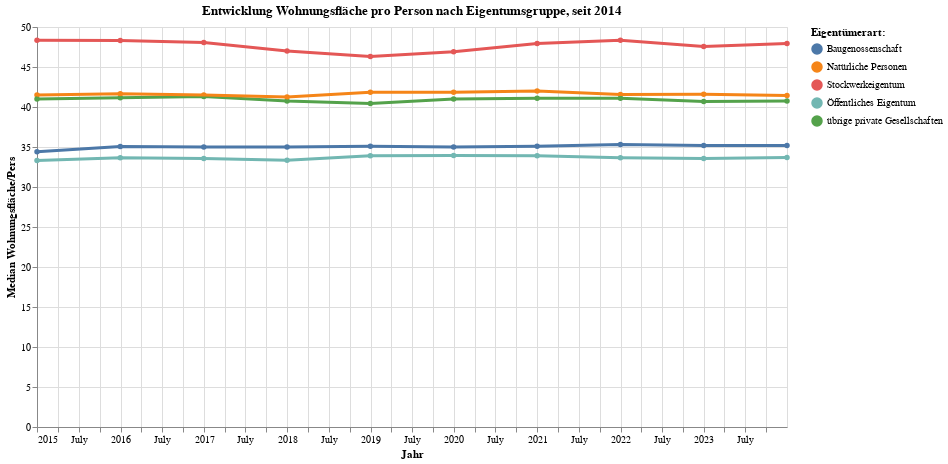

Notebook cell for this chart:
### Code cell
grafik4 = mypy_dv.plot_altair_multiline_highlight(
    data = myAgg4.reset_index()
    , x = 'StichtagDatJahr:T'
    , y = 'med_WFP:Q'
    , myTitle = "Entwicklung Wohnungsfläche pro Person nach Eigentumsgruppe, seit "+str(data2betested.index.year.min())
    , x_beschriftung = 'Jahr'
    , y_beschriftung = 'Median Wohnungsfläche/Pers'
    , warning_status  = "ignore"
    , category='EIG_LANG'
    , category_beschriftung='Eigentümerart:'
)
grafik4

### Figure 1 — Vega-Lite specification as saved in the notebook (floating-point values rounded to 4 significant figures)
{"config": {"view": {"continuousWidth": 300, "continuousHeight": 300}}, "layer": [{"mark": {"type": "circle"}, "encoding": {"color": {"field": "EIG_LANG", "legend": {"orient": "right", "title": "Eigentümerart:"}, "type": "nominal"}, "opacity": {"value": 1.3}, "tooltip": [{"field": "StichtagDatJahr", "type": "temporal"}, {"field": "EIG_LANG", "type": "nominal"}, {"field": "med_WFP", "type": "quantitative"}], "x": {"axis": {"title": "Jahr"}, "field": "StichtagDatJahr", "type": "temporal"}, "y": {"axis": {"title": "Median Wohnungsfläche/Pers"}, "field": "med_WFP", "type": "quantitative"}}, "name": "view_8", "title": "Entwicklung Wohnungsfläche pro Person nach Eigentumsgruppe, seit 2014"}, {"mark": {"type": "line"}, "encoding": {"color": {"field": "EIG_LANG", "legend": {"orient": "right", "title": "Eigentümerart:"}, "type": "nominal"}, "size": {"condition": {"test": {"not": {"param": "param_8"}}, "value": 1.2}, "value": 3}, "tooltip": [{"field": "StichtagDatJahr", "type": "temporal"}, {"field": "EIG_LANG", "type": "nominal"}, {"field": "med_WFP", "type": "quantitative"}], "x": {"axis": {"title": "Jahr"}, "field": "StichtagDatJahr", "type": "temporal"}, "y": {"axis": {"title": "Median Wohnungsfläche/Pers"}, "field": "med_WFP", "type": "quantitative"}}, "title": "Entwicklung Wohnungsfläche pro Person nach Eigentumsgruppe, seit 2014"}], "data": {"name": "data-6d26a79b908ab146792a42e226f3b1b3"}, "height": 400, "params": [{"name": "param_8", "select": {"type": "point", "fields": ["EIG_LANG"], "nearest": true, "on": "pointerover"}, "views": ["view_8"]}], "width": 750, "$schema": "https://vega.github.io/schema/vega-lite/v5.8.0.json", "datasets": {"data-6d26a79b908ab146792a42e226f3b1b3": [{"StichtagDatJahr": "2023-12-31T00:00:00", "StichtagDatJahr_str": "2023-12-31", "Jahr": 2023, "EIG_LANG": "übrige private Gesellschaften", "EIG_CODE": "EIG1531", "sum_BEW_GGH8109": 131200.0, "sum_WHG_GGH8109": 69350.0, "sum_BEW_WHF_GGH8109": 5215000.0, "med_WFP": 40.75, "med_PPW": 1.9}, {"StichtagDatJahr": "2023-12-31T00:00:00", "StichtagDatJahr_str": "2023-12-31", "Jahr": 2023, "EIG_LANG": "Öffentliches Eigentum", "EIG_CODE": "EIG2000", "sum_BEW_GGH8109": 34350.0, "sum_WHG_GGH8109": 15060.0, "sum_BEW_WHF_GGH8109": 1104000.0, "med_WFP": 33.7, "med_PPW": 2.3}, {"StichtagDatJahr": "2023-12-31T00:00:00", "StichtagDatJahr_str": "2023-12-31", "Jahr": 2023, "EIG_LANG": "Stockwerkeigentum", "EIG_CODE": "EIG1204", "sum_BEW_GGH8109": 42470.0, "sum_WHG_GGH8109": 20240.0, "sum_BEW_WHF_GGH8109": 2032000.0, "med_WFP": 47.95, "med_PPW": 2.0}, {"StichtagDatJahr": "2023-12-31T00:00:00", "StichtagDatJahr_str": "2023-12-31", "Jahr": 2023, "EIG_LANG": "Natürliche Personen", "EIG_CODE": "EIG1100", "sum_BEW_GGH8109": 131300.0, "sum_WHG_GGH8109": 68210.0, "sum_BEW_WHF_GGH8109": 5465000.0, "med_WFP": 41.45, "med_PPW": 1.9}, {"StichtagDatJahr": "2023-12-31T00:00:00", "StichtagDatJahr_str": "2023-12-31", "Jahr": 2023, "EIG_LANG": "Baugenossenschaft", "EIG_CODE": "EIG1301", "sum_BEW_GGH8109": 90480.0, "sum_WHG_GGH8109": 40260.0, "sum_BEW_WHF_GGH8109": 3172000.0, "med_WFP": 35.2, "med_PPW": 2.2}, {"StichtagDatJahr": "2022-12-31T00:00:00", "StichtagDatJahr_str": "2022-12-31", "Jahr": 2022, "EIG_LANG": "übrige private Gesellschaften", "EIG_CODE": "EIG1531", "sum_BEW_GGH8109": 127600.0, "sum_WHG_GGH8109": 67490.0, "sum_BEW_WHF_GGH8109": 5081000.0, "med_WFP": 40.7, "med_PPW": 1.9}, {"StichtagDatJahr": "2022-12-31T00:00:00", "StichtagDatJahr_str": "2022-12-31", "Jahr": 2022, "EIG_LANG": "Öffentliches Eigentum", "EIG_CODE": "EIG2000", "sum_BEW_GGH8109": 32960.0, "sum_WHG_GGH8109": 14540.0, "sum_BEW_WHF_GGH8109": 1061000.0, "med_WFP": 33.55, "med_PPW": 2.3}, {"StichtagDatJahr": "2022-12-31T00:00:00", "StichtagDatJahr_str": "2022-12-31", "Jahr": 2022, "EIG_LANG": "Stockwerkeigentum", "EIG_CODE": "EIG1204", "sum_BEW_GGH8109": 41580.0, "sum_WHG_GGH8109": 19860.0, "sum_BEW_WHF_GGH8109": 1999000.0, "med_WFP": 47.55, "med_PPW": 2.0}, {"StichtagDatJahr": "2022-12-31T00:00:00", "StichtagDatJahr_str": "2022-12-31", "Jahr": 2022, "EIG_LANG": "Natürliche Personen", "EIG_CODE": "EIG1100", "sum_BEW_GGH8109": 133200.0, "sum_WHG_GGH8109": 69340.0, "sum_BEW_WHF_GGH8109": 5533000.0, "med_WFP": 41.6, "med_PPW": 1.9}, {"StichtagDatJahr": "2022-12-31T00:00:00", "StichtagDatJahr_str": "2022-12-31", "Jahr": 2022, "EIG_LANG": "Baugenossenschaft", "EIG_CODE": "EIG1301", "sum_BEW_GGH8109": 89460.0, "sum_WHG_GGH8109": 39970.0, "sum_BEW_WHF_GGH8109": 3146000.0, "med_WFP": 35.2, "med_PPW": 2.2}, {"StichtagDatJahr": "2021-12-31T00:00:00", "StichtagDatJahr_str": "2021-12-31", "Jahr": 2021, "EIG_LANG": "Stockwerkeigentum", "EIG_CODE": "EIG1204", "sum_BEW_GGH8109": 40700.0, "sum_WHG_GGH8109": 19620.0, "sum_BEW_WHF_GGH8109": 1970000.0, "med_WFP": 48.35, "med_PPW": 2.0}, {"StichtagDatJahr": "2021-12-31T00:00:00", "StichtagDatJahr_str": "2021-12-31", "Jahr": 2021, "EIG_LANG": "Baugenossenschaft", "EIG_CODE": "EIG1301", "sum_BEW_GGH8109": 89180.0, "sum_WHG_GGH8109": 40040.0, "sum_BEW_WHF_GGH8109": 3142000.0, "med_WFP": 35.3, "med_PPW": 2.2}, {"StichtagDatJahr": "2021-12-31T00:00:00", "StichtagDatJahr_str": "2021-12-31", "Jahr": 2021, "EIG_LANG": "Natürliche Personen", "EIG_CODE": "EIG1100", "sum_BEW_GGH8109": 133200.0, "sum_WHG_GGH8109": 69700.0, "sum_BEW_WHF_GGH8109": 5560000.0, "med_WFP": 41.55, "med_PPW": 1.9}, {"StichtagDatJahr": "2021-12-31T00:00:00", "StichtagDatJahr_str": "2021-12-31", "Jahr": 2021, "EIG_LANG": "Öffentliches Eigentum", "EIG_CODE": "EIG2000", "sum_BEW_GGH8109": 32470.0, "sum_WHG_GGH8109": 14420.0, "sum_BEW_WHF_GGH8109": 1050000.0, "med_WFP": 33.65, "med_PPW": 2.2}, {"StichtagDatJahr": "2021-12-31T00:00:00", "StichtagDatJahr_str": "2021-12-31", "Jahr": 2021, "EIG_LANG": "übrige private Gesellschaften", "EIG_CODE": "EIG1531", "sum_BEW_GGH8109": 123000.0, "sum_WHG_GGH8109": 65140.0, "sum_BEW_WHF_GGH8109": 4924000.0, "med_WFP": 41.1, "med_PPW": 1.9}, {"StichtagDatJahr": "2020-12-31T00:00:00", "StichtagDatJahr_str": "2020-12-31", "Jahr": 2020, "EIG_LANG": "übrige private Gesellschaften", "EIG_CODE": "EIG1531", "sum_BEW_GGH8109": 119600.0, "sum_WHG_GGH8109": 63340.0, "sum_BEW_WHF_GGH8109": 4793000.0, "med_WFP": 41.1, "med_PPW": 1.9}, {"StichtagDatJahr": "2020-12-31T00:00:00", "StichtagDatJahr_str": "2020-12-31", "Jahr": 2020, "EIG_LANG": "Öffentliches Eigentum", "EIG_CODE": "EIG2000", "sum_BEW_GGH8109": 32030.0, "sum_WHG_GGH8109": 14140.0, "sum_BEW_WHF_GGH8109": 1030000.0, "med_WFP": 33.9, "med_PPW": 2.2}, {"StichtagDatJahr": "2020-12-31T00:00:00", "StichtagDatJahr_str": "2020-12-31", "Jahr": 2020, "EIG_LANG": "Stockwerkeigentum", "EIG_CODE": "EIG1204", "sum_BEW_GGH8109": 39740.0, "sum_WHG_GGH8109": 19070.0, "sum_BEW_WHF_GGH8109": 1917000.0, "med_WFP": 47.95, "med_PPW": 2.0}, {"StichtagDatJahr": "2020-12-31T00:00:00", "StichtagDatJahr_str": "2020-12-31", "Jahr": 2020, "EIG_LANG": "Natürliche Personen", "EIG_CODE": "EIG1100", "sum_BEW_GGH8109": 135500.0, "sum_WHG_GGH8109": 70730.0, "sum_BEW_WHF_GGH8109": 5629000.0, "med_WFP": 42.0, "med_PPW": 1.9}, {"StichtagDatJahr": "2020-12-31T00:00:00", "StichtagDatJahr_str": "2020-12-31", "Jahr": 2020, "EIG_LANG": "Baugenossenschaft", "EIG_CODE": "EIG1301", "sum_BEW_GGH8109": 89470.0, "sum_WHG_GGH8109": 40100.0, "sum_BEW_WHF_GGH8109": 3136000.0, "med_WFP": 35.1, "med_PPW": 2.2}, {"StichtagDatJahr": "2019-12-31T00:00:00", "StichtagDatJahr_str": "2019-12-31", "Jahr": 2019, "EIG_LANG": "Natürliche Personen", "EIG_CODE": "EIG1100", "sum_BEW_GGH8109": 137300.0, "sum_WHG_GGH8109": 71390.0, "sum_BEW_WHF_GGH8109": 5674000.0, "med_WFP": 41.85, "med_PPW": 1.9}, {"StichtagDatJahr": "2019-12-31T00:00:00", "StichtagDatJahr_str": "2019-12-31", "Jahr": 2019, "EIG_LANG": "übrige private Gesellschaften", "EIG_CODE": "EIG1531", "sum_BEW_GGH8109": 117400.0, "sum_WHG_GGH8109": 62010.0, "sum_BEW_WHF_GGH8109": 4669000.0, "med_WFP": 41.0, "med_PPW": 1.9}, {"StichtagDatJahr": "2019-12-31T00:00:00", "StichtagDatJahr_str": "2019-12-31", "Jahr": 2019, "EIG_LANG": "Öffentliches Eigentum", "EIG_CODE": "EIG2000", "sum_BEW_GGH8109": 31910.0, "sum_WHG_GGH8109": 14020.0, "sum_BEW_WHF_GGH8109": 1020000.0, "med_WFP": 33.95, "med_PPW": 2.2}, {"StichtagDatJahr": "2019-12-31T00:00:00", "StichtagDatJahr_str": "2019-12-31", "Jahr": 2019, "EIG_LANG": "Stockwerkeigentum", "EIG_CODE": "EIG1204", "sum_BEW_GGH8109": 39410.0, "sum_WHG_GGH8109": 18790.0, "sum_BEW_WHF_GGH8109": 1885000.0, "med_WFP": 46.9, "med_PPW": 2.05}, {"StichtagDatJahr": "2019-12-31T00:00:00", "StichtagDatJahr_str": "2019-12-31", "Jahr": 2019, "EIG_LANG": "Baugenossenschaft", "EIG_CODE": "EIG1301", "sum_BEW_GGH8109": 88580.0, "sum_WHG_GGH8109": 39720.0, "sum_BEW_WHF_GGH8109": 3098000.0, "med_WFP": 35.0, "med_PPW": 2.2}, {"StichtagDatJahr": "2018-12-31T00:00:00", "StichtagDatJahr_str": "2018-12-31", "Jahr": 2018, "EIG_LANG": "Öffentliches Eigentum", "EIG_CODE": "EIG2000", "sum_BEW_GGH8109": 31090.0, "sum_WHG_GGH8109": 13590.0, "sum_BEW_WHF_GGH8109": 986900.0, "med_WFP": 33.9, "med_PPW": 2.2}, {"StichtagDatJahr": "2018-12-31T00:00:00", "StichtagDatJahr_str": "2018-12-31", "Jahr": 2018, "EIG_LANG": "Stockwerkeigentum", "EIG_CODE": "EIG1204", "sum_BEW_GGH8109": 38740.0, "sum_WHG_GGH8109": 18140.0, "sum_BEW_WHF_GGH8109": 1822000.0, "med_WFP": 46.3, "med_PPW": 2.1}, {"StichtagDatJahr": "2018-12-31T00:00:00", "StichtagDatJahr_str": "2018-12-31", "Jahr": 2018, "EIG_LANG": "Natürliche Personen", "EIG_CODE": "EIG1100", "sum_BEW_GGH8109": 138200.0, "sum_WHG_GGH8109": 71160.0, "sum_BEW_WHF_GGH8109": 5655000.0, "med_WFP": 41.85, "med_PPW": 2.0}, {"StichtagDatJahr": "2018-12-31T00:00:00", "StichtagDatJahr_str": "2018-12-31", "Jahr": 2018, "EIG_LANG": "Baugenossenschaft", "EIG_CODE": "EIG1301", "sum_BEW_GGH8109": 86690.0, "sum_WHG_GGH8109": 38760.0, "sum_BEW_WHF_GGH8109": 3017000.0, "med_WFP": 35.1, "med_PPW": 2.2}, {"StichtagDatJahr": "2018-12-31T00:00:00", "StichtagDatJahr_str": "2018-12-31", "Jahr": 2018, "EIG_LANG": "übrige private Gesellschaften", "EIG_CODE": "EIG1531", "sum_BEW_GGH8109": 114100.0, "sum_WHG_GGH8109": 59910.0, "sum_BEW_WHF_GGH8109": 4515000.0, "med_WFP": 40.45, "med_PPW": 1.9}, {"StichtagDatJahr": "2017-12-31T00:00:00", "StichtagDatJahr_str": "2017-12-31", "Jahr": 2017, "EIG_LANG": "übrige private Gesellschaften", "EIG_CODE": "EIG1531", "sum_BEW_GGH8109": 110800.0, "sum_WHG_GGH8109": 58280.0, "sum_BEW_WHF_GGH8109": 4383000.0, "med_WFP": 40.75, "med_PPW": 1.9}, {"StichtagDatJahr": "2017-12-31T00:00:00", "StichtagDatJahr_str": "2017-12-31", "Jahr": 2017, "EIG_LANG": "Öffentliches Eigentum", "EIG_CODE": "EIG2000", "sum_BEW_GGH8109": 30480.0, "sum_WHG_GGH8109": 13300.0, "sum_BEW_WHF_GGH8109": 965300.0, "med_WFP": 33.35, "med_PPW": 2.3}, {"StichtagDatJahr": "2017-12-31T00:00:00", "StichtagDatJahr_str": "2017-12-31", "Jahr": 2017, "EIG_LANG": "Stockwerkeigentum", "EIG_CODE": "EIG1204", "sum_BEW_GGH8109": 37660.0, "sum_WHG_GGH8109": 17730.0, "sum_BEW_WHF_GGH8109": 1779000.0, "med_WFP": 47.0, "med_PPW": 2.1}, {"StichtagDatJahr": "2017-12-31T00:00:00", "StichtagDatJahr_str": "2017-12-31", "Jahr": 2017, "EIG_LANG": "Natürliche Personen", "EIG_CODE": "EIG1100", "sum_BEW_GGH8109": 138700.0, "sum_WHG_GGH8109": 71500.0, "sum_BEW_WHF_GGH8109": 5674000.0, "med_WFP": 41.25, "med_PPW": 2.0}, {"StichtagDatJahr": "2017-12-31T00:00:00", "StichtagDatJahr_str": "2017-12-31", "Jahr": 2017, "EIG_LANG": "Baugenossenschaft", "EIG_CODE": "EIG1301", "sum_BEW_GGH8109": 85130.0, "sum_WHG_GGH8109": 38110.0, "sum_BEW_WHF_GGH8109": 2956000.0, "med_WFP": 35.0, "med_PPW": 2.1}, {"StichtagDatJahr": "2016-12-31T00:00:00", "StichtagDatJahr_str": "2016-12-31", "Jahr": 2016, "EIG_LANG": "Öffentliches Eigentum", "EIG_CODE": "EIG2000", "sum_BEW_GGH8109": 30170.0, "sum_WHG_GGH8109": 13220.0, "sum_BEW_WHF_GGH8109": 957500.0, "med_WFP": 33.55, "med_PPW": 2.25}, {"StichtagDatJahr": "2016-12-31T00:00:00", "StichtagDatJahr_str": "2016-12-31", "Jahr": 2016, "EIG_LANG": "Natürliche Personen", "EIG_CODE": "EIG1100", "sum_BEW_GGH8109": 140700.0, "sum_WHG_GGH8109": 73060.0, "sum_BEW_WHF_GGH8109": 5761000.0, "med_WFP": 41.5, "med_PPW": 1.95}, {"StichtagDatJahr": "2016-12-31T00:00:00", "StichtagDatJahr_str": "2016-12-31", "Jahr": 2016, "EIG_LANG": "Baugenossenschaft", "EIG_CODE": "EIG1301", "sum_BEW_GGH8109": 83140.0, "sum_WHG_GGH8109": 37350.0, "sum_BEW_WHF_GGH8109": 2876000.0, "med_WFP": 35.0, "med_PPW": 2.1}, {"StichtagDatJahr": "2016-12-31T00:00:00", "StichtagDatJahr_str": "2016-12-31", "Jahr": 2016, "EIG_LANG": "übrige private Gesellschaften", "EIG_CODE": "EIG1531", "sum_BEW_GGH8109": 105000.0, "sum_WHG_GGH8109": 55630.0, "sum_BEW_WHF_GGH8109": 4186000.0, "med_WFP": 41.3, "med_PPW": 1.9}, {"StichtagDatJahr": "2016-12-31T00:00:00", "StichtagDatJahr_str": "2016-12-31", "Jahr": 2016, "EIG_LANG": "Stockwerkeigentum", "EIG_CODE": "EIG1204", "sum_BEW_GGH8109": 36600.0, "sum_WHG_GGH8109": 17360.0, "sum_BEW_WHF_GGH8109": 1735000.0, "med_WFP": 48.05, "med_PPW": 2.1}, {"StichtagDatJahr": "2015-12-31T00:00:00", "StichtagDatJahr_str": "2015-12-31", "Jahr": 2015, "EIG_LANG": "übrige private Gesellschaften", "EIG_CODE": "EIG1531", "sum_BEW_GGH8109": 99930.0, "sum_WHG_GGH8109": 52980.0, "sum_BEW_WHF_GGH8109": 3974000.0, "med_WFP": 41.15, "med_PPW": 1.9}, {"StichtagDatJahr": "2015-12-31T00:00:00", "StichtagDatJahr_str": "2015-12-31", "Jahr": 2015, "EIG_LANG": "Öffentliches Eigentum", "EIG_CODE": "EIG2000", "sum_BEW_GGH8109": 29840.0, "sum_WHG_GGH8109": 13030.0, "sum_BEW_WHF_GGH8109": 941200.0, "med_WFP": 33.65, "med_PPW": 2.3}, {"StichtagDatJahr": "2015-12-31T00:00:00", "StichtagDatJahr_str": "2015-12-31", "Jahr": 2015, "EIG_LANG": "Stockwerkeigentum", "EIG_CODE": "EIG1204", "sum_BEW_GGH8109": 35370.0, "sum_WHG_GGH8109": 16920.0, "sum_BEW_WHF_GGH8109": 1686000.0, "med_WFP": 48.3, "med_PPW": 2.0}, {"StichtagDatJahr": "2015-12-31T00:00:00", "StichtagDatJahr_str": "2015-12-31", "Jahr": 2015, "EIG_LANG": "Natürliche Personen", "EIG_CODE": "EIG1100", "sum_BEW_GGH8109": 142200.0, "sum_WHG_GGH8109": 73480.0, "sum_BEW_WHF_GGH8109": 5777000.0, "med_WFP": 41.65, "med_PPW": 2.0}, {"StichtagDatJahr": "2015-12-31T00:00:00", "StichtagDatJahr_str": "2015-12-31", "Jahr": 2015, "EIG_LANG": "Baugenossenschaft", "EIG_CODE": "EIG1301", "sum_BEW_GGH8109": 83280.0, "sum_WHG_GGH8109": 37360.0, "sum_BEW_WHF_GGH8109": 2872000.0, "med_WFP": 35.05, "med_PPW": 2.1}, {"StichtagDatJahr": "2014-12-31T00:00:00", "StichtagDatJahr_str": "2014-12-31", "Jahr": 2014, "EIG_LANG": "Öffentliches Eigentum", "EIG_CODE": "EIG2000", "sum_BEW_GGH8109": 29560.0, "sum_WHG_GGH8109": 12830.0, "sum_BEW_WHF_GGH8109": 934200.0, "med_WFP": 33.3, "med_PPW": 2.3}, {"StichtagDatJahr": "2014-12-31T00:00:00", "StichtagDatJahr_str": "2014-12-31", "Jahr": 2014, "EIG_LANG": "Stockwerkeigentum", "EIG_CODE": "EIG1204", "sum_BEW_GGH8109": 33480.0, "sum_WHG_GGH8109": 16000.0, "sum_BEW_WHF_GGH8109": 1589000.0, "med_WFP": 48.35, "med_PPW": 2.0}, {"StichtagDatJahr": "2014-12-31T00:00:00", "StichtagDatJahr_str": "2014-12-31", "Jahr": 2014, "EIG_LANG": "Natürliche Personen", "EIG_CODE": "EIG1100", "sum_BEW_GGH8109": 142000.0, "sum_WHG_GGH8109": 73440.0, "sum_BEW_WHF_GGH8109": 5767000.0, "med_WFP": 41.5, "med_PPW": 2.0}, {"StichtagDatJahr": "2014-12-31T00:00:00", "StichtagDatJahr_str": "2014-12-31", "Jahr": 2014, "EIG_LANG": "übrige private Gesellschaften", "EIG_CODE": "EIG1531", "sum_BEW_GGH8109": 97500.0, "sum_WHG_GGH8109": 51870.0, "sum_BEW_WHF_GGH8109": 3870000.0, "med_WFP": 41.0, "med_PPW": 1.9}, {"StichtagDatJahr": "2014-12-31T00:00:00", "StichtagDatJahr_str": "2014-12-31", "Jahr": 2014, "EIG_LANG": "Baugenossenschaft", "EIG_CODE": "EIG1301", "sum_BEW_GGH8109": 81350.0, "sum_WHG_GGH8109": 36720.0, "sum_BEW_WHF_GGH8109": 2800000.0, "med_WFP": 34.4, "med_PPW": 2.1}]}}
